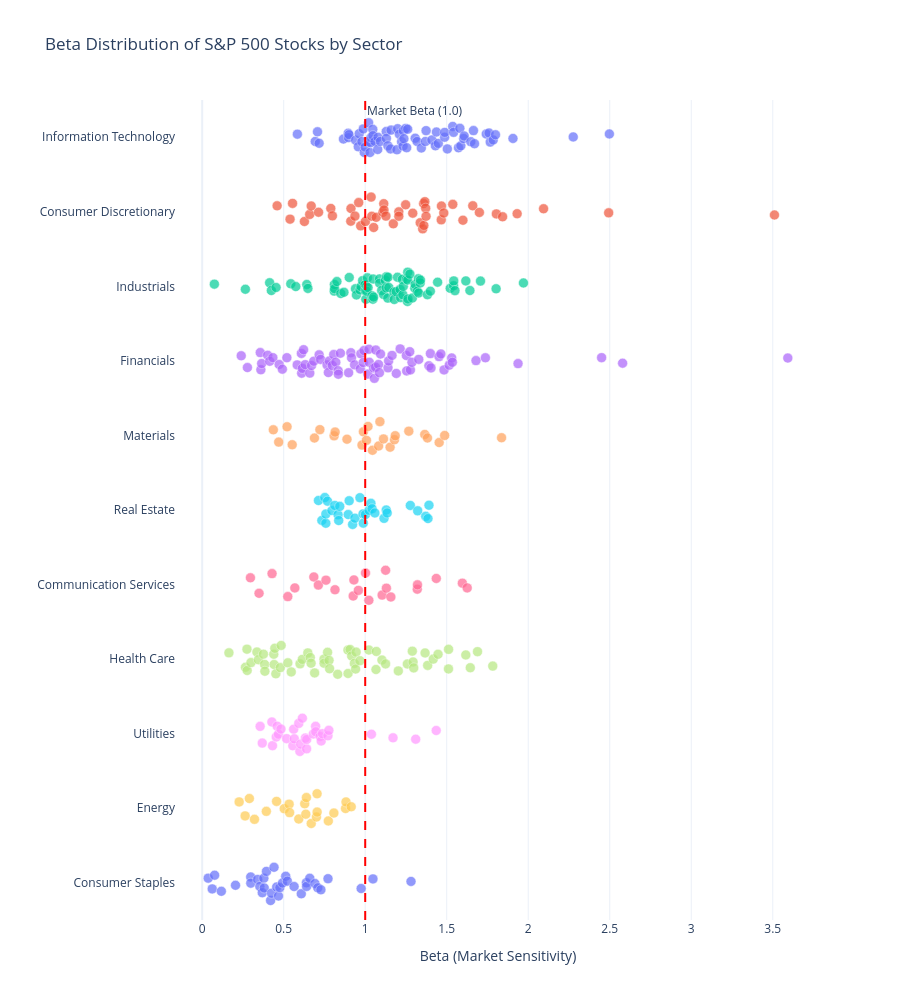

Notebook source saved alongside this figure:
### Code cell
import plotly.express as px
import plotly.io as pio

# 1. Create a combined label column for the hover header
# Assuming 'Security' is your column with the full company name
plot_df = regression_results.reset_index()
ticker_col = 'Ticker' if 'Ticker' in plot_df.columns else 'index'

# This creates a string like "AAPL | Apple Inc."
plot_df['Display_Label'] = plot_df[ticker_col] + " | " + plot_df['Security']


# 2. Identify the column name for the Ticker
# (After reset_index, it's usually 'Ticker' or 'index')
ticker_col = 'Ticker' if 'Ticker' in plot_df.columns else 'index'

# 3. Create the Plot
fig = px.strip(
    plot_df, 
    x='Beta', 
    y='industry', 
    color='industry',
    orientation='h',
    # USE THE NEW LABEL HERE:
    hover_name='Display_Label', 
    hover_data={
        'Display_Label': False, # Hide the label from the body (since it's the header)
        'industry': False,
        'Security': False,      # Hide security from the body (it's in the header now)
        'Beta': ':.2f',
        'Alpha': ':.2f',
        'R_Squared': ':.3f'
    },
    category_orders={'industry': industry_order},
    title='Beta Distribution of S&P 500 Stocks by Sector'
)

# Update the marker size and alpha (opacity), as well as the jitter to spread the dots out 
fig.update_traces(
    jitter = 1,           # Increases the spread (0 is a straight line, 1 is full width)
    pointpos = 0,           # Keeps the "cloud" centered on the industry line
    marker=dict(
        size=10,           # Increased size (default is usually 6)
        opacity=0.7,        # Alpha = 0.7
        line=dict(width=0.5, color='white') # Adding a thin white border makes overlapping dots pop
    )
)


# 4. Styling for a clean look
fig.update_layout(
    height=1000, 
    template="plotly_white",
    showlegend=False,
    xaxis_title="Beta (Market Sensitivity)",
    yaxis_title=""
)

# 5. Add the Market Average Line
fig.add_vline(x=1.0, line_dash="dash", line_color="red", 
              annotation_text="Market Beta (1.0)", annotation_position="top right")



fig.show()
